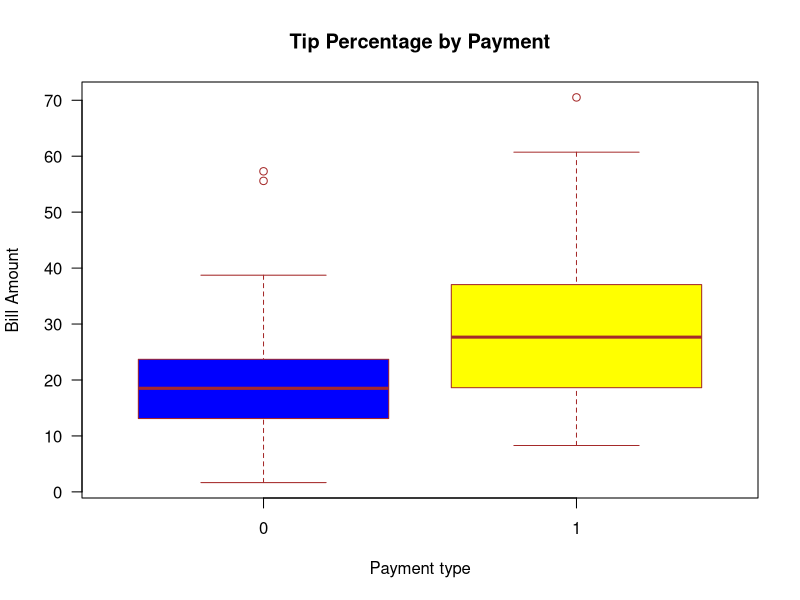

Generate this figure with R:
###### Logistic Regression Model Assignment - Andrew Reeves & Brett Voglesang ######
## 0 = NO, 1 = YES ##

#read in the data and store it in the tips variable
tips = read.csv("RestaurantTips1.csv")

#get the headers of the data
ls(tips)

#view a summary of the data 
summary(tips)

#change the values in credit from y & n to 1 & 0
tips$Credit = factor(tips$Credit, levels = c('n','y'), labels = c(0, 1))

# View the sata to make sure the appropriate changes were made
summary(tips)

# we now use two different methods to look at number of tips by 
# type of payment (0=cash, 1=card)
aggregate(tips$Tip, list(Payment=tips$Credit), FUN=sum)

by(tips$Tip, tips$Credit, sum)

# Here we see a really good graph that displays the bill amount by the 
# type of payment that is used. We can see that on average, Card users 
# pay more per bill than cash users. 
boxplot(tips$Bill~tips$Credit, data=tips,
        xlab="Payment type", ylab="Bill Amount",
        main="Tip Percentage by Payment",
        col=c("blue", "yellow"), border="brown", las=1)

# Here we create a full linear model of all the data 
tipslm.full=lm(as.numeric(tips$Credit)~.,data=tips)

# Now we look at the linear model to find out which variable are good predictors 
# of tip
summary(tipslm.full)

# Here we Split the data in half and use one for building the model
# and the other for testing the model
Build = tips[1:78,]
Test = tips[79:157,]

# we create a model using the glm command to test which variables are good 
# predictors of payment type
model=glm(Credit~., family=binomial(link="logit"), data=Build)

# verify which variables seem to be good predictors and which ones do not 
# seem to be good predictors
summary(model)


# Now we use the complete model and do a backwards stepwise 
# regression and remove variable that might be poor predictors
Step.model=step(model, direction="backward")


# now we run the anova command to see which model is the best predictor 
# of payment type. 
# We can see that the best predictor of payment type is Tip and then second 
# is Tip Percentage.
anova(Step.model, test="Chisq")

# Use the pscl library & the pR2 command to see the strength of our
# relationships between the data.
#
# We can see that based on our McFadden value, our relationship is not
# that strong of a predictor for payment type. What could it be then?
library(pscl)
pR2(Step.model)


# view a summary of the step model 
summary(Step.model)


# Use the dplyr package to help create a new subset of data
library(dplyr)

# Create a new subset of data excluding monday from the list 
# because it was a very bad predictor after comparing the model summary and lm summary
new.obs=subset(Test, Test$Day != "m",
               select=c(Bill, Credit))

# Now we predict using the step model and the new observation on the 79
# transactions that were not used to build the model
predict=predict(Step.model, new.obs, type="response")

#make a table of the "confusion matrix" to see how well the model predicted
table_mat = table(new.obs$Credit, predict>0.5)

#view the table
table_mat
